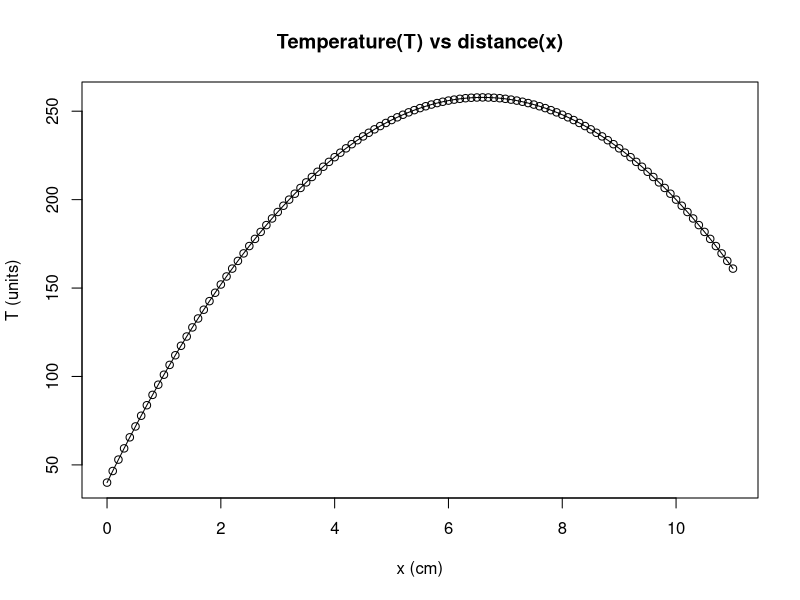

Here is the R script that generated this plot:
#d2T/dx2=-10; equation to be solved
#T(0,t)=40; boundary condition
#T(10,t)=200; boundary condition
#f(x)=10; uniform heat source
#we assume a solution T=a*X^2 + b*x +c
#differentiating twice we get d2T/dx2=2*a
a=-10/2
#using first boundary condition
c=40
#using second boundary condtion
b=66
#hence final solution T=-5*x^2 + 66*x + 40
f <- function(x) {
  -5*x^2 + 66*x + 40
}
T<-matrix(0,110)
count=1
for (i in seq(0,11,0.1)){
  T[count]=f(i)
  count=count+1
}
x<-seq(0,11,0.1)
plot(x,T,main = "Temperature(T) vs distance(x)",xlab = "x (cm)",ylab = "T (units)")
lines(x,T)
